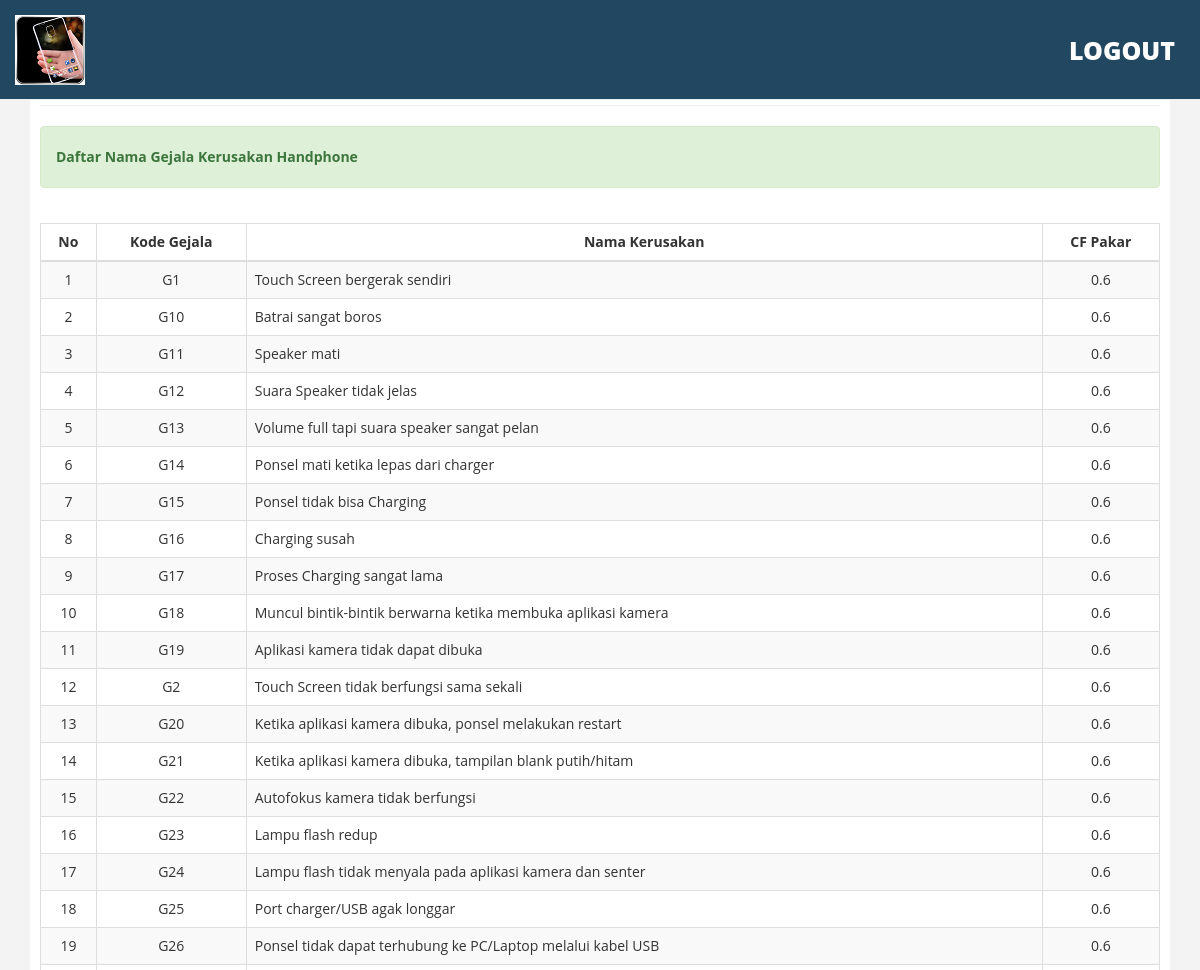
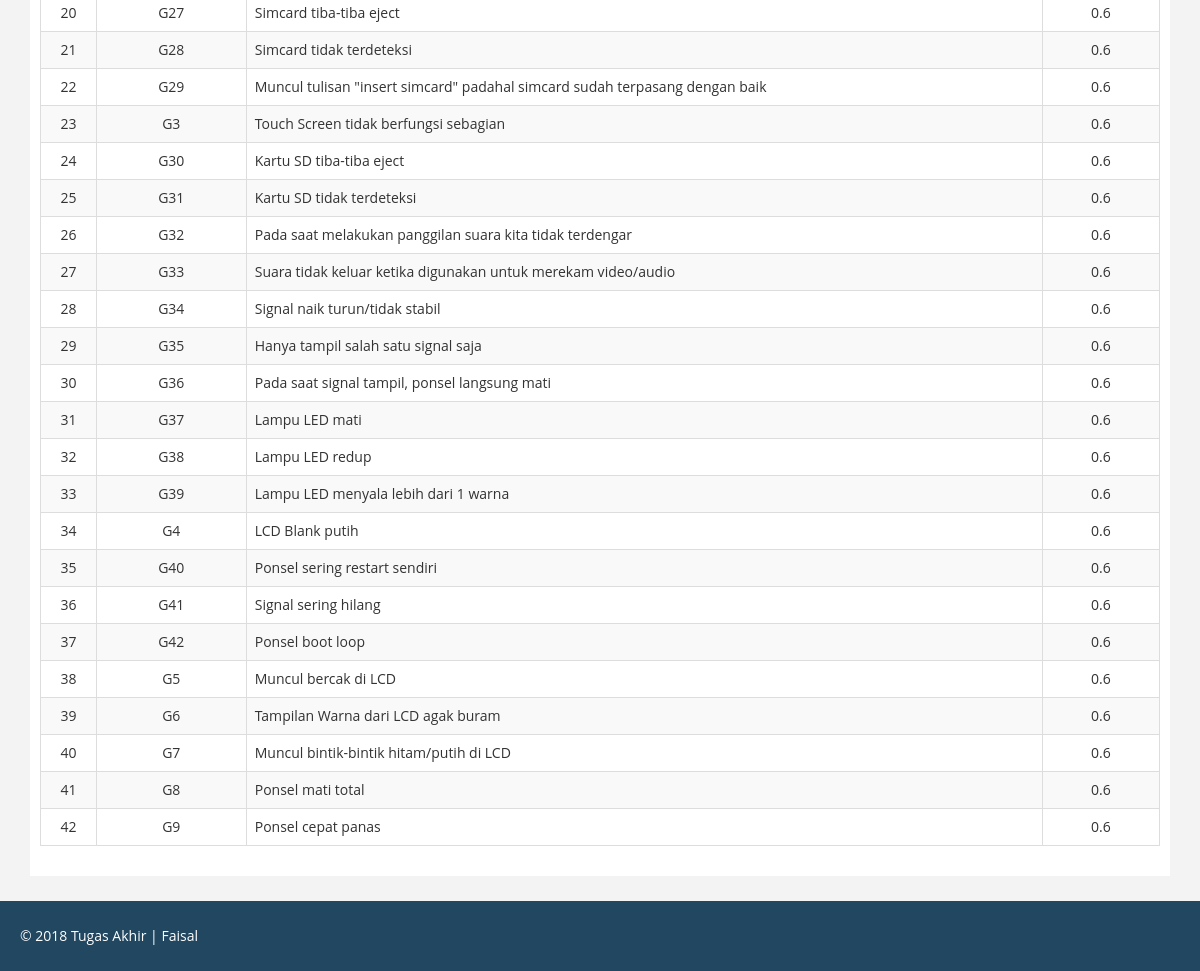
Page /index.php/admin_controller/lihat_gejala on the committed database (2 pictures, top to bottom).
### tables this page shows
CREATE TABLE IF NOT EXISTS `gejala_kerusakan` (
  `id` int(11) NOT NULL AUTO_INCREMENT,
  `nama` varchar(200) NOT NULL,
  `cf` double NOT NULL,
  `kode` varchar(5) NOT NULL,
  PRIMARY KEY (`id`),
  UNIQUE KEY `kode` (`kode`)
);

### application/controllers/Admin_controller.php (called while the page is built, shortened)
<?php
class Admin_controller extends CI_Controller
{
    function __construct()
    {
        $this->load->model('Admin_model');
    }
    function lihat_gejala()
    {
        $data['gejala'] = $this->Admin_model->lihatGejalaKerusakan();
        $data['footer'] = $this->load->view("admin/footer.php", '', TRUE);
        $data['header'] = $this->load->view("admin/header.php", '', TRUE);
        $this->load->view('admin/lihat_gejala', $data);
    }
}

### index.php (called while the page is built, shortened)
<?php
require_once BASEPATH.'core/CodeIgniter.php';

### application/models/Admin_model.php (called while the page is built, shortened)
<?php
class Admin_model extends CI_Model
{
    function lihatGejalaKerusakan()
    {
        $this->db->from('gejala_kerusakan');
        $this->db->order_by('kode', 'asc');
        $query = $this->db->get();
        return $query->result_array();
    }
}

### application/views/admin/lihat_gejala.php (the view, shortened to what this page needs)
<!DOCTYPE html>
<html xmlns="http://www.w3.org/1999/xhtml">
<head>
	<link href="<?php echo base_url("assets/admin"); ?>/css/bootstrap.css" rel="stylesheet" />
	<link href="<?php echo base_url("assets/admin"); ?>/css/font-awesome.css" rel="stylesheet" />
	<link href="<?php echo base_url("assets/admin"); ?>/css/custom.css" rel="stylesheet" />
</head>
<body>
	<div id="wrapper">
		<?php echo $header;?>
		<div id="page-wrapper" >
			<div class="container">
				<div id="page-inner">
					<hr />
					<div class="row">
						<div class="col-lg-12">
							<div class="alert alert-success">
								<strong>Daftar Nama Gejala Kerusakan Handphone</strong>
							</div>
						</div>
					</div>
					<div class="row text-center pad-top">
						<div class="col-lg-12 col-md-12 col-sm-12 col-xs-6">
							<table class="table table-striped table-bordered">
								<thead>
									<tr>
										<th class="text-center">No</th>
										<th class="text-center">Kode Gejala</th>
										<th class="text-center">Nama Kerusakan</th>
										<th class="text-center">CF Pakar</th>
									</tr>
								</thead>
								<tbody>
									<?php foreach ($gejala as $key => $value): ?>
									<tr>
										<td class="text-center"><?php echo ($key+1) ?></td>
										<td class="text-center"><?php echo $value['kode']?></td>
										<td class="text-left"><?php echo $value['nama']?></td>
										<td class="text-center"><?php echo $value['cf']?></td>
									</tr>
									<?php endforeach ?>
								</tbody>
							</table>
						</div>
					</div>
				</div>
			</div>
		</div>
	</div>
	<?php echo $footer;?>
</body>
</html>

### assets/admin/css/custom.css (style rules this page uses)
body { font-family: 'Open Sans', sans-serif; line-height:30px; }
#wrapper { width: 100%; margin-top:50px; }
#page-wrapper { padding: 15px 0px; min-height: 600px; background:#F3F3F3; }
#page-inner { width:100%; margin:10px 20px 10px 0px; background-color:#fff!important; padding:10px; min-height:1050px; }
.pad-top { padding-top:15px; }
@media (min-width:768px) { #page-wrapper { padding: 15px 0px; min-height: 1050px; } }

### rows in the picture
gejala_kerusakan: kode "G1", nama "Touch Screen bergerak sendiri", cf "0.6"
gejala_kerusakan: kode "G10", nama "Batrai sangat boros", cf "0.6"
gejala_kerusakan: kode "G11", nama "Speaker mati", cf "0.6"
gejala_kerusakan: kode "G12", nama "Suara Speaker tidak jelas", cf "0.6"
gejala_kerusakan: kode "G13", nama "Volume full tapi suara speaker sangat pelan", cf "0.6"
gejala_kerusakan: kode "G14", nama "Ponsel mati ketika lepas dari charger", cf "0.6"
gejala_kerusakan: kode "G15", nama "Ponsel tidak bisa Charging", cf "0.6"
gejala_kerusakan: kode "G16", nama "Charging susah", cf "0.6"
gejala_kerusakan: kode "G17", nama "Proses Charging sangat lama", cf "0.6"
gejala_kerusakan: kode "G18", nama "Muncul bintik-bintik berwarna ketika membuka aplikasi kamera", cf "0.6"
gejala_kerusakan: kode "G19", nama "Aplikasi kamera tidak dapat dibuka", cf "0.6"
gejala_kerusakan: kode "G2", nama "Touch Screen tidak berfungsi sama sekali", cf "0.6"
gejala_kerusakan: kode "G20", nama "Ketika aplikasi kamera dibuka, ponsel melakukan restart", cf "0.6"
gejala_kerusakan: kode "G21", nama "Ketika aplikasi kamera dibuka, tampilan blank putih/hitam", cf "0.6"
gejala_kerusakan: kode "G22", nama "Autofokus kamera tidak berfungsi", cf "0.6"
gejala_kerusakan: kode "G23", nama "Lampu flash redup", cf "0.6"
gejala_kerusakan: kode "G24", nama "Lampu flash tidak menyala pada aplikasi kamera dan senter", cf "0.6"
gejala_kerusakan: kode "G25", nama "Port charger/USB agak longgar", cf "0.6"
gejala_kerusakan: kode "G26", nama "Ponsel tidak dapat terhubung ke PC/Laptop melalui kabel USB", cf "0.6"
gejala_kerusakan: kode "G27", nama "Simcard tiba-tiba eject", cf "0.6"
gejala_kerusakan: kode "G28", nama "Simcard tidak terdeteksi", cf "0.6"
gejala_kerusakan: kode "G29", nama "Muncul tulisan \"insert simcard\" padahal simcard sudah terpasang dengan baik", cf "0.6"
gejala_kerusakan: kode "G3", nama "Touch Screen tidak berfungsi sebagian", cf "0.6"
gejala_kerusakan: kode "G30", nama "Kartu SD tiba-tiba eject", cf "0.6"
gejala_kerusakan: kode "G31", nama "Kartu SD tidak terdeteksi", cf "0.6"
gejala_kerusakan: kode "G32", nama "Pada saat melakukan panggilan suara kita tidak terdengar", cf "0.6"
gejala_kerusakan: kode "G33", nama "Suara tidak keluar ketika digunakan untuk merekam video/audio", cf "0.6"
gejala_kerusakan: kode "G34", nama "Signal naik turun/tidak stabil", cf "0.6"
gejala_kerusakan: kode "G35", nama "Hanya tampil salah satu signal saja", cf "0.6"
gejala_kerusakan: kode "G36", nama "Pada saat signal tampil, ponsel langsung mati", cf "0.6"
gejala_kerusakan: kode "G37", nama "Lampu LED mati", cf "0.6"
gejala_kerusakan: kode "G38", nama "Lampu LED redup", cf "0.6"
gejala_kerusakan: kode "G39", nama "Lampu LED menyala lebih dari 1 warna", cf "0.6"
gejala_kerusakan: kode "G4", nama "LCD Blank putih", cf "0.6"
gejala_kerusakan: kode "G40", nama "Ponsel sering restart sendiri", cf "0.6"
gejala_kerusakan: kode "G41", nama "Signal sering hilang", cf "0.6"
gejala_kerusakan: kode "G42", nama "Ponsel boot loop", cf "0.6"
gejala_kerusakan: kode "G5", nama "Muncul bercak di LCD", cf "0.6"
gejala_kerusakan: kode "G6", nama "Tampilan Warna dari LCD agak buram", cf "0.6"
gejala_kerusakan: kode "G7", nama "Muncul bintik-bintik hitam/putih di LCD", cf "0.6"
gejala_kerusakan: kode "G8", nama "Ponsel mati total", cf "0.6"
gejala_kerusakan: kode "G9", nama "Ponsel cepat panas", cf "0.6"
